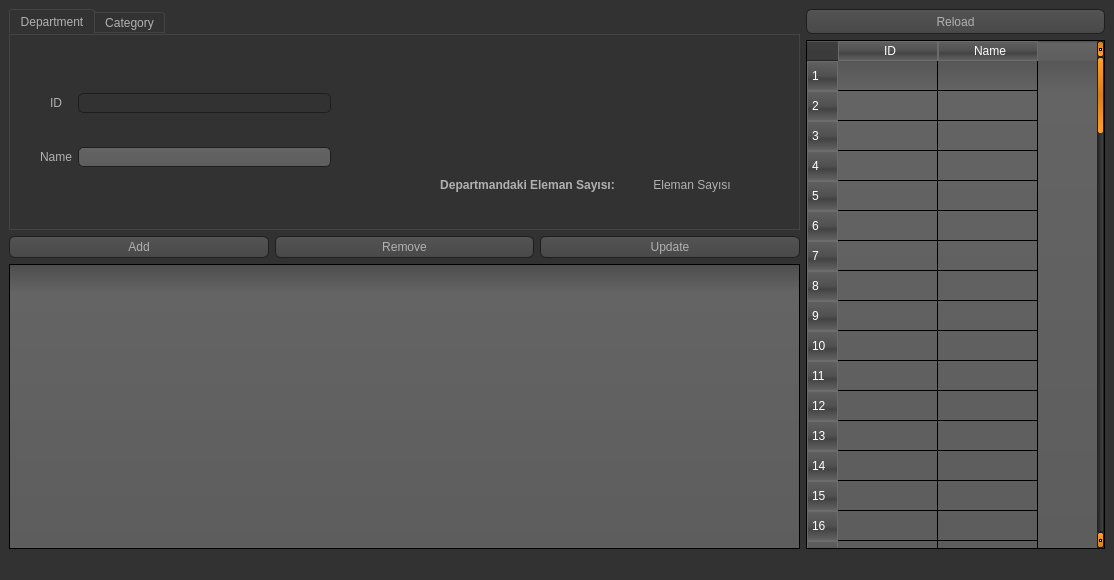
<?xml version="1.0" encoding="UTF-8"?>
<ui version="4.0">
 <class>MainWindow</class>
 <widget class="QMainWindow" name="MainWindow">
  <property name="geometry">
   <rect>
    <x>0</x>
    <y>0</y>
    <width>1114</width>
    <height>580</height>
   </rect>
  </property>
  <property name="windowTitle">
   <string>MainWindow</string>
  </property>
  <property name="styleSheet">
   <string notr="true">QToolTip
{
     border: 1px solid black;
     background-color: #ffa02f;
     padding: 1px;
     border-radius: 3px;
     opacity: 100;
}

QWidget
{
    color: #b1b1b1;
    background-color: #323232;
}

QWidget:item:hover
{
    background-color: QLinearGradient( x1: 0, y1: 0, x2: 0, y2: 1, stop: 0 #ffa02f, stop: 1 #ca0619);
    color: #000000;
}

QWidget:item:selected
{
    background-color: QLinearGradient( x1: 0, y1: 0, x2: 0, y2: 1, stop: 0 #ffa02f, stop: 1 #d7801a);
}

QMenuBar::item
{
    background: transparent;
}

QMenuBar::item:selected
{
    background: transparent;
    border: 1px solid #ffaa00;
}

QMenuBar::item:pressed
{
    background: #444;
    border: 1px solid #000;
    background-color: QLinearGradient(
        x1:0, y1:0,
        x2:0, y2:1,
        stop:1 #212121,
        stop:0.4 #343434/*,
        stop:0.2 #343434,
        stop:0.1 #ffaa00*/
    );
    margin-bottom:-1px;
    padding-bottom:1px;
}

QMenu
{
    border: 1px solid #000;
}

QMenu::item
{
    padding: 2px 20px 2px 20px;
}

QMenu::item:selected
{
    color: #000000;
}

QWidget:disabled
{
    color: #404040;
    background-color: #323232;
}

QAbstractItemView
{
    background-color: QLinearGradient( x1: 0, y1: 0, x2: 0, y2: 1, stop: 0 #4d4d4d, stop: 0.1 #646464, stop: 1 #5d5d5d);
}

QWidget:focus
{
    /*border: 2px solid QLinearGradient( x1: 0, y1: 0, x2: 0, y2: 1, stop: 0 #ffa02f, stop: 1 #d7801a);*/
}

QLineEdit
{
    background-color: QLinearGradient( x1: 0, y1: 0, x2: 0, y2: 1, stop: 0 #4d4d4d, stop: 0 #646464, stop: 1 #5d5d5d);
    padding: 1px;
    border-style: solid;
    border: 1px solid #1e1e1e;
    border-radius: 5;
}

QPushButton
{
    color: #b1b1b1;
    background-color: QLinearGradient( x1: 0, y1: 0, x2: 0, y2: 1, stop: 0 #565656, stop: 0.1 #525252, stop: 0.5 #4e4e4e, stop: 0.9 #4a4a4a, stop: 1 #464646);
    border-width: 1px;
    border-color: #1e1e1e;
    border-style: solid;
    border-radius: 6;
    padding: 3px;
    font-size: 12px;
    padding-left: 5px;
    padding-right: 5px;
}

QPushButton:pressed
{
    background-color: QLinearGradient( x1: 0, y1: 0, x2: 0, y2: 1, stop: 0 #2d2d2d, stop: 0.1 #2b2b2b, stop: 0.5 #292929, stop: 0.9 #282828, stop: 1 #252525);
}

QComboBox
{
    selection-background-color: #ffaa00;
    background-color: QLinearGradient( x1: 0, y1: 0, x2: 0, y2: 1, stop: 0 #565656, stop: 0.1 #525252, stop: 0.5 #4e4e4e, stop: 0.9 #4a4a4a, stop: 1 #464646);
    border-style: solid;
    border: 1px solid #1e1e1e;
    border-radius: 5;
}

QComboBox:hover,QPushButton:hover
{
    border: 2px solid QLinearGradient( x1: 0, y1: 0, x2: 0, y2: 1, stop: 0 #ffa02f, stop: 1 #d7801a);
}


QComboBox:on
{
    padding-top: 3px;
    padding-left: 4px;
    background-color: QLinearGradient( x1: 0, y1: 0, x2: 0, y2: 1, stop: 0 #2d2d2d, stop: 0.1 #2b2b2b, stop: 0.5 #292929, stop: 0.9 #282828, stop: 1 #252525);
    selection-background-color: #ffaa00;
}

QComboBox QAbstractItemView
{
    border: 2px solid darkgray;
    selection-background-color: QLinearGradient( x1: 0, y1: 0, x2: 0, y2: 1, stop: 0 #ffa02f, stop: 1 #d7801a);
}

QComboBox::drop-down
{
     subcontrol-origin: padding;
     subcontrol-position: top right;
     width: 15px;

     border-left-width: 0px;
     border-left-color: darkgray;
     border-left-style: solid; /* just a single line */
     border-top-right-radius: 3px; /* same radius as the QComboBox */
     border-bottom-right-radius: 3px;
 }

QComboBox::down-arrow
{
     image: url(:/down_arrow.png);
}

QGroupBox:focus
{
border: 2px solid QLinearGradient( x1: 0, y1: 0, x2: 0, y2: 1, stop: 0 #ffa02f, stop: 1 #d7801a);
}

QTextEdit:focus
{
    border: 2px solid QLinearGradient( x1: 0, y1: 0, x2: 0, y2: 1, stop: 0 #ffa02f, stop: 1 #d7801a);
}

QScrollBar:horizontal {
     border: 1px solid #222222;
     background: QLinearGradient( x1: 0, y1: 0, x2: 0, y2: 1, stop: 0.0 #121212, stop: 0.2 #282828, stop: 1 #484848);
     height: 7px;
     margin: 0px 16px 0 16px;
}

QScrollBar::handle:horizontal
{
      background: QLinearGradient( x1: 0, y1: 0, x2: 1, y2: 0, stop: 0 #ffa02f, stop: 0.5 #d7801a, stop: 1 #ffa02f);
      min-height: 20px;
      border-radius: 2px;
}

QScrollBar::add-line:horizontal {
      border: 1px solid #1b1b19;
      border-radius: 2px;
      background: QLinearGradient( x1: 0, y1: 0, x2: 1, y2: 0, stop: 0 #ffa02f, stop: 1 #d7801a);
      width: 14px;
      subcontrol-position: right;
      subcontrol-origin: margin;
}

QScrollBar::sub-line:horizontal {
      border: 1px solid #1b1b19;
      border-radius: 2px;
      background: QLinearGradient( x1: 0, y1: 0, x2: 1, y2: 0, stop: 0 #ffa02f, stop: 1 #d7801a);
      width: 14px;
     subcontrol-position: left;
     subcontrol-origin: margin;
}

QScrollBar::right-arrow:horizontal, QScrollBar::left-arrow:horizontal
{
      border: 1px solid black;
      width: 1px;
      height: 1px;
      background: white;
}

QScrollBar::add-page:horizontal, QScrollBar::sub-page:horizontal
{
      background: none;
}

QScrollBar:vertical
{
      background: QLinearGradient( x1: 0, y1: 0, x2: 1, y2: 0, stop: 0.0 #121212, stop: 0.2 #282828, stop: 1 #484848);
      width: 7px;
      margin: 16px 0 16px 0;
      border: 1px solid #222222;
}

QScrollBar::handle:vertical
{
      background: QLinearGradient( x1: 0, y1: 0, x2: 0, y2: 1, stop: 0 #ffa02f, stop: 0.5 #d7801a, stop: 1 #ffa02f);
      min-height: 20px;
      border-radius: 2px;
}

QScrollBar::add-line:vertical
{
      border: 1px solid #1b1b19;
      border-radius: 2px;
      background: QLinearGradient( x1: 0, y1: 0, x2: 0, y2: 1, stop: 0 #ffa02f, stop: 1 #d7801a);
      height: 14px;
      subcontrol-position: bottom;
      subcontrol-origin: margin;
}

QScrollBar::sub-line:vertical
{
      border: 1px solid #1b1b19;
      border-radius: 2px;
      background: QLinearGradient( x1: 0, y1: 0, x2: 0, y2: 1, stop: 0 #d7801a, stop: 1 #ffa02f);
      height: 14px;
      subcontrol-position: top;
      subcontrol-origin: margin;
}

QScrollBar::up-arrow:vertical, QScrollBar::down-arrow:vertical
{
      border: 1px solid black;
      width: 1px;
      height: 1px;
      background: white;
}


QScrollBar::add-page:vertical, QScrollBar::sub-page:vertical
{
      background: none;
}

QTextEdit
{
    background-color: #242424;
}

QPlainTextEdit
{
    background-color: #242424;
}

QHeaderView::section
{
    background-color: QLinearGradient(x1:0, y1:0, x2:0, y2:1, stop:0 #616161, stop: 0.5 #505050, stop: 0.6 #434343, stop:1 #656565);
    color: white;
    padding-left: 4px;
    border: 1px solid #6c6c6c;
}

QCheckBox:disabled
{
color: #414141;
}

QDockWidget::title
{
    text-align: center;
    spacing: 3px; /* spacing between items in the tool bar */
    background-color: QLinearGradient(x1:0, y1:0, x2:0, y2:1, stop:0 #323232, stop: 0.5 #242424, stop:1 #323232);
}

QDockWidget::close-button, QDockWidget::float-button
{
    text-align: center;
    spacing: 1px; /* spacing between items in the tool bar */
    background-color: QLinearGradient(x1:0, y1:0, x2:0, y2:1, stop:0 #323232, stop: 0.5 #242424, stop:1 #323232);
}

QDockWidget::close-button:hover, QDockWidget::float-button:hover
{
    background: #242424;
}

QDockWidget::close-button:pressed, QDockWidget::float-button:pressed
{
    padding: 1px -1px -1px 1px;
}

QMainWindow::separator
{
    background-color: QLinearGradient(x1:0, y1:0, x2:0, y2:1, stop:0 #161616, stop: 0.5 #151515, stop: 0.6 #212121, stop:1 #343434);
    color: white;
    padding-left: 4px;
    border: 1px solid #4c4c4c;
    spacing: 3px; /* spacing between items in the tool bar */
}

QMainWindow::separator:hover
{

    background-color: QLinearGradient(x1:0, y1:0, x2:0, y2:1, stop:0 #d7801a, stop:0.5 #b56c17 stop:1 #ffa02f);
    color: white;
    padding-left: 4px;
    border: 1px solid #6c6c6c;
    spacing: 3px; /* spacing between items in the tool bar */
}

QToolBar::handle
{
     spacing: 3px; /* spacing between items in the tool bar */
     background: url(:/images/handle.png);
}

QMenu::separator
{
    height: 2px;
    background-color: QLinearGradient(x1:0, y1:0, x2:0, y2:1, stop:0 #161616, stop: 0.5 #151515, stop: 0.6 #212121, stop:1 #343434);
    color: white;
    padding-left: 4px;
    margin-left: 10px;
    margin-right: 5px;
}

QProgressBar
{
    border: 2px solid grey;
    border-radius: 5px;
    text-align: center;
}

QProgressBar::chunk
{
    background-color: #d7801a;
    width: 2.15px;
    margin: 0.5px;
}

QTabBar::tab {
    color: #b1b1b1;
    border: 1px solid #444;
    border-bottom-style: none;
    background-color: #323232;
    padding-left: 10px;
    padding-right: 10px;
    padding-top: 3px;
    padding-bottom: 2px;
    margin-right: -1px;
}

QTabWidget::pane {
    border: 1px solid #444;
    top: 1px;
}

QTabBar::tab:last
{
    margin-right: 0; /* the last selected tab has nothing to overlap with on the right */
    border-top-right-radius: 3px;
}

QTabBar::tab:first:!selected
{
 margin-left: 0px; /* the last selected tab has nothing to overlap with on the right */


    border-top-left-radius: 3px;
}

QTabBar::tab:!selected
{
    color: #b1b1b1;
    border-bottom-style: solid;
    margin-top: 3px;
    background-color: QLinearGradient(x1:0, y1:0, x2:0, y2:1, stop:1 #212121, stop:.4 #343434);
}

QTabBar::tab:selected
{
    border-top-left-radius: 3px;
    border-top-right-radius: 3px;
    margin-bottom: 0px;
}

QTabBar::tab:!selected:hover
{
    /*border-top: 2px solid #ffaa00;
    padding-bottom: 3px;*/
    border-top-left-radius: 3px;
    border-top-right-radius: 3px;
    background-color: QLinearGradient(x1:0, y1:0, x2:0, y2:1, stop:1 #212121, stop:0.4 #343434, stop:0.2 #343434, stop:0.1 #ffaa00);
}

QRadioButton::indicator:checked, QRadioButton::indicator:unchecked{
    color: #b1b1b1;
    background-color: #323232;
    border: 1px solid #b1b1b1;
    border-radius: 6px;
}

QRadioButton::indicator:checked
{
    background-color: qradialgradient(
        cx: 0.5, cy: 0.5,
        fx: 0.5, fy: 0.5,
        radius: 1.0,
        stop: 0.25 #ffaa00,
        stop: 0.3 #323232
    );
}

QCheckBox::indicator{
    color: #b1b1b1;
    background-color: #323232;
    border: 1px solid #b1b1b1;
    width: 9px;
    height: 9px;
}

QRadioButton::indicator
{
    border-radius: 6px;
}

QRadioButton::indicator:hover, QCheckBox::indicator:hover
{
    border: 1px solid #ffaa00;
}

QCheckBox::indicator:checked
{
    image:url(:/images/checkbox.png);
}

QCheckBox::indicator:disabled, QRadioButton::indicator:disabled
{
    border: 1px solid #444;
}</string>
  </property>
  <widget class="QWidget" name="centralwidget">
   <layout class="QGridLayout" name="gridLayout_2">
    <item row="0" column="0" rowspan="2">
     <widget class="QTabWidget" name="tabWidget">
      <property name="enabled">
       <bool>true</bool>
      </property>
      <property name="minimumSize">
       <size>
        <width>791</width>
        <height>221</height>
       </size>
      </property>
      <property name="currentIndex">
       <number>0</number>
      </property>
      <widget class="QWidget" name="tab_department">
       <attribute name="title">
        <string>Department</string>
       </attribute>
       <widget class="QWidget" name="layoutWidget">
        <property name="geometry">
         <rect>
          <x>30</x>
          <y>30</y>
          <width>291</width>
          <height>131</height>
         </rect>
        </property>
        <layout class="QGridLayout" name="gridLayout_3">
         <item row="2" column="1">
          <widget class="QLineEdit" name="lineEdit_dname">
           <property name="alignment">
            <set>Qt::AlignCenter</set>
           </property>
          </widget>
         </item>
         <item row="0" column="1">
          <widget class="QLineEdit" name="lineEdit_did">
           <property name="enabled">
            <bool>false</bool>
           </property>
           <property name="alignment">
            <set>Qt::AlignCenter</set>
           </property>
          </widget>
         </item>
         <item row="0" column="0">
          <widget class="QLabel" name="label_did">
           <property name="text">
            <string>ID</string>
           </property>
           <property name="alignment">
            <set>Qt::AlignCenter</set>
           </property>
          </widget>
         </item>
         <item row="2" column="0">
          <widget class="QLabel" name="label_dname">
           <property name="text">
            <string>Name</string>
           </property>
           <property name="alignment">
            <set>Qt::AlignCenter</set>
           </property>
          </widget>
         </item>
        </layout>
       </widget>
       <widget class="QWidget" name="layoutWidget">
        <property name="geometry">
         <rect>
          <x>430</x>
          <y>140</y>
          <width>323</width>
          <height>19</height>
         </rect>
        </property>
        <layout class="QGridLayout" name="gridLayout_4">
         <item row="0" column="0">
          <widget class="QLabel" name="label_staff">
           <property name="font">
            <font>
             <weight>75</weight>
             <bold>true</bold>
            </font>
           </property>
           <property name="text">
            <string>Departmandaki Eleman Sayısı:</string>
           </property>
           <property name="alignment">
            <set>Qt::AlignCenter</set>
           </property>
          </widget>
         </item>
         <item row="0" column="1">
          <widget class="QLabel" name="label_staffval">
           <property name="text">
            <string>Eleman Sayısı</string>
           </property>
           <property name="alignment">
            <set>Qt::AlignCenter</set>
           </property>
          </widget>
         </item>
        </layout>
       </widget>
      </widget>
      <widget class="QWidget" name="tab_category">
       <attribute name="title">
        <string>Category</string>
       </attribute>
       <widget class="QWidget" name="layoutWidget">
        <property name="geometry">
         <rect>
          <x>30</x>
          <y>30</y>
          <width>291</width>
          <height>131</height>
         </rect>
        </property>
        <layout class="QGridLayout" name="gridLayout_5">
         <item row="2" column="1">
          <widget class="QLineEdit" name="lineEdit_cname">
           <property name="alignment">
            <set>Qt::AlignCenter</set>
           </property>
          </widget>
         </item>
         <item row="0" column="1">
          <widget class="QLineEdit" name="lineEdit_cid">
           <property name="enabled">
            <bool>false</bool>
           </property>
           <property name="alignment">
            <set>Qt::AlignCenter</set>
           </property>
          </widget>
         </item>
         <item row="0" column="0">
          <widget class="QLabel" name="label_cid">
           <property name="text">
            <string>ID</string>
           </property>
           <property name="alignment">
            <set>Qt::AlignCenter</set>
           </property>
          </widget>
         </item>
         <item row="2" column="0">
          <widget class="QLabel" name="label_cname">
           <property name="text">
            <string>Name</string>
           </property>
           <property name="alignment">
            <set>Qt::AlignCenter</set>
           </property>
          </widget>
         </item>
        </layout>
       </widget>
       <widget class="QWidget" name="layoutWidget_2">
        <property name="geometry">
         <rect>
          <x>430</x>
          <y>140</y>
          <width>323</width>
          <height>19</height>
         </rect>
        </property>
        <layout class="QGridLayout" name="gridLayout_6">
         <item row="0" column="0">
          <widget class="QLabel" name="label_product">
           <property name="font">
            <font>
             <weight>75</weight>
             <bold>true</bold>
            </font>
           </property>
           <property name="text">
            <string>Categorideki Ürün Sayısı:</string>
           </property>
           <property name="alignment">
            <set>Qt::AlignCenter</set>
           </property>
          </widget>
         </item>
         <item row="0" column="1">
          <widget class="QLabel" name="label_productval">
           <property name="text">
            <string>Ürün Sayısı</string>
           </property>
           <property name="alignment">
            <set>Qt::AlignCenter</set>
           </property>
          </widget>
         </item>
        </layout>
       </widget>
      </widget>
     </widget>
    </item>
    <item row="0" column="1">
     <widget class="QPushButton" name="pushButton_reload">
      <property name="minimumSize">
       <size>
        <width>299</width>
        <height>25</height>
       </size>
      </property>
      <property name="text">
       <string>Reload</string>
      </property>
     </widget>
    </item>
    <item row="2" column="0">
     <layout class="QGridLayout" name="gridLayout">
      <item row="0" column="0">
       <widget class="QPushButton" name="pushButton_add">
        <property name="text">
         <string>Add</string>
        </property>
       </widget>
      </item>
      <item row="0" column="1">
       <widget class="QPushButton" name="pushButton_rm">
        <property name="text">
         <string>Remove</string>
        </property>
       </widget>
      </item>
      <item row="0" column="2">
       <widget class="QPushButton" name="pushButton_upd">
        <property name="text">
         <string>Update</string>
        </property>
       </widget>
      </item>
     </layout>
    </item>
    <item row="3" column="0">
     <widget class="QTableWidget" name="tableWidget_backup">
      <property name="minimumSize">
       <size>
        <width>791</width>
        <height>258</height>
       </size>
      </property>
     </widget>
    </item>
    <item row="1" column="1" rowspan="3">
     <widget class="QTableWidget" name="tableWidget_home">
      <property name="minimumSize">
       <size>
        <width>299</width>
        <height>487</height>
       </size>
      </property>
      <property name="editTriggers">
       <set>QAbstractItemView::NoEditTriggers</set>
      </property>
      <property name="selectionBehavior">
       <enum>QAbstractItemView::SelectRows</enum>
      </property>
      <property name="rowCount">
       <number>100</number>
      </property>
      <row/>
      <row/>
      <row/>
      <row/>
      <row/>
      <row/>
      <row/>
      <row/>
      <row/>
      <row/>
      <row/>
      <row/>
      <row/>
      <row/>
      <row/>
      <row/>
      <row/>
      <row/>
      <row/>
      <row/>
      <row/>
      <row/>
      <row/>
      <row/>
      <row/>
      <row/>
      <row/>
      <row/>
      <row/>
      <row/>
      <row/>
      <row/>
      <row/>
      <row/>
      <row/>
      <row/>
      <row/>
      <row/>
      <row/>
      <row/>
      <row/>
      <row/>
      <row/>
      <row/>
      <row/>
      <row/>
      <row/>
      <row/>
      <row/>
      <row/>
      <row/>
      <row/>
      <row/>
      <row/>
      <row/>
      <row/>
      <row/>
      <row/>
      <row/>
      <row/>
      <row/>
      <row/>
      <row/>
      <row/>
      <row/>
      <row/>
      <row/>
      <row/>
      <row/>
      <row/>
      <row/>
      <row/>
      <row/>
      <row/>
      <row/>
      <row/>
      <row/>
      <row/>
      <row/>
      <row/>
      <row/>
      <row/>
      <row/>
      <row/>
      <row/>
      <row/>
      <row/>
      <row/>
      <row/>
      <row/>
      <row/>
      <row/>
      <row/>
      <row/>
      <row/>
      <row/>
      <row/>
      <row/>
      <row/>
      <row/>
      <column>
       <property name="text">
        <string>ID</string>
       </property>
      </column>
      <column>
       <property name="text">
        <string>Name</string>
       </property>
      </column>
     </widget>
    </item>
   </layout>
  </widget>
  <widget class="QMenuBar" name="menubar">
   <property name="geometry">
    <rect>
     <x>0</x>
     <y>0</y>
     <width>1114</width>
     <height>22</height>
    </rect>
   </property>
  </widget>
  <widget class="QStatusBar" name="statusbar"/>
 </widget>
 <tabstops>
  <tabstop>tabWidget</tabstop>
  <tabstop>lineEdit_did</tabstop>
  <tabstop>lineEdit_dname</tabstop>
  <tabstop>pushButton_add</tabstop>
  <tabstop>pushButton_rm</tabstop>
  <tabstop>pushButton_upd</tabstop>
  <tabstop>pushButton_reload</tabstop>
  <tabstop>tableWidget_home</tabstop>
  <tabstop>tableWidget_backup</tabstop>
  <tabstop>lineEdit_cid</tabstop>
  <tabstop>lineEdit_cname</tabstop>
 </tabstops>
 <resources/>
 <connections/>
</ui>
